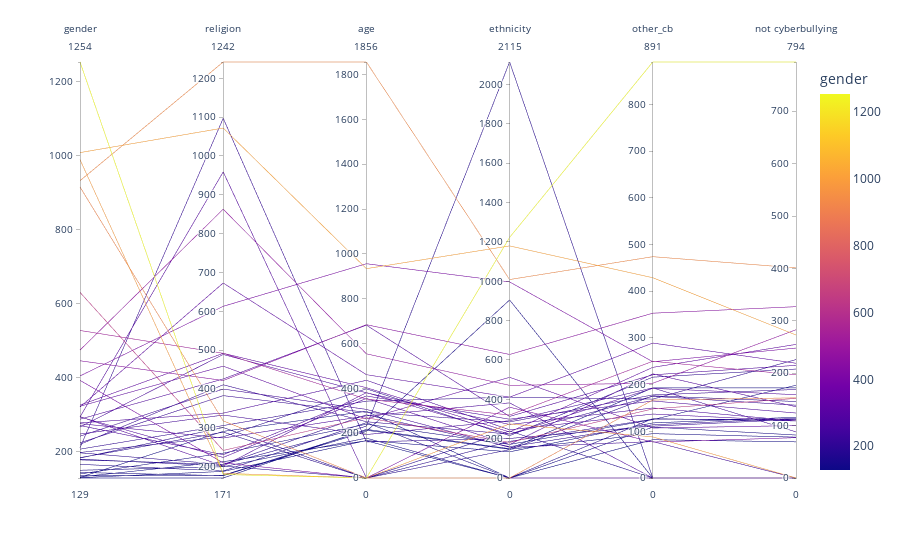

Source (notebook cell):
### Code cell
# Generating the Paralled Coordinates Plot
fig = px.parallel_coordinates(modified_idf, color='gender', labels={
                "gender": "gender",
                "religion": "religion",
                "age": "age",
                "ethnicity": "ethnicity",
                "other_cb": "other_cb",
                "not cyberbullying": "not cyberbullying"},
                )

fig.show()

### Figure 1 — Plotly figure (JSON) as saved in the notebook; plotly's stock layout.template omitted (floating-point values rounded to 4 significant figures)
{"data": [{"dimensions": [{"label": "gender", "values": [1254, 1009, 990, 933, 916, 631, 528, 475, 446, 405, 393, 326, 323, 321, 295, 294, 294, 288, 278, 276, 271, 267, 248, 242, 224, 220, 211, 207, 198, 197, 184, 183, 180, 178, 166, 150, 144, 140, 135, 132, 131, 130, 129]}, {"label": "religion", "values": [180, 1072, 183, 1242, 318, 242, 492, 863, 422, 613, 210, 492, 459, 673, 202, 224, 959, 426, 338, 274, 231, 489, 333, 400, 383, 411, 1097, 306, 277, 206, 289, 301, 202, 206, 189, 200, 177, 235, 178, 213, 291, 188, 171]}, {"label": "age", "values": [0, 934, 0, 1856, 0, 269, 352, 554, 684, 956, 0, 403, 263, 461, 381, 355, 0, 682, 436, 277, 366, 380, 194, 306, 293, 251, 161, 343, 398, 282, 0, 0, 0, 231, 247, 178, 208, 240, 213, 166, 298, 167, 217]}, {"label": "ethnicity", "values": [1223, 1180, 275, 1009, 0, 181, 320, 471, 628, 997, 360, 234, 512, 411, 223, 170, 0, 313, 245, 382, 299, 272, 291, 156, 285, 223, 201, 411, 215, 159, 144, 186, 239, 2115, 0, 0, 905, 171, 146, 0, 0, 133, 149]}, {"label": "other_cb", "values": [891, 429, 88, 474, 167, 148, 250, 203, 353, 249, 77, 237, 107, 289, 192, 223, 0, 221, 137, 0, 165, 150, 193, 78, 178, 175, 111, 169, 216, 114, 176, 126, 0, 0, 127, 109, 0, 125, 95, 82, 0, 118, 193]}, {"label": "not cyberbullying", "values": [794, 273, 0, 401, 153, 152, 197, 283, 327, 248, 77, 255, 100, 219, 159, 136, 0, 215, 109, 0, 124, 109, 88, 0, 169, 139, 112, 226, 208, 114, 146, 112, 0, 0, 109, 82, 0, 177, 78, 69, 0, 116, 172]}], "domain": {"x": [0, 1], "y": [0, 1]}, "line": {"color": [1254, 1009, 990, 933, 916, 631, 528, 475, 446, 405, 393, 326, 323, 321, 295, 294, 294, 288, 278, 276, 271, 267, 248, 242, 224, 220, 211, 207, 198, 197, 184, 183, 180, 178, 166, 150, 144, 140, 135, 132, 131, 130, 129], "coloraxis": "coloraxis"}, "name": "", "type": "parcoords"}], "layout": {"coloraxis": {"colorbar": {"title": {"text": "gender"}}, "colorscale": [[0, "#0d0887"], [0.1111, "#46039f"], [0.2222, "#7201a8"], [0.3333, "#9c179e"], [0.4444, "#bd3786"], [0.5556, "#d8576b"], [0.6667, "#ed7953"], [0.7778, "#fb9f3a"], [0.8889, "#fdca26"], [1, "#f0f921"]]}, "legend": {"tracegroupgap": 0}, "margin": {"t": 60}}}
